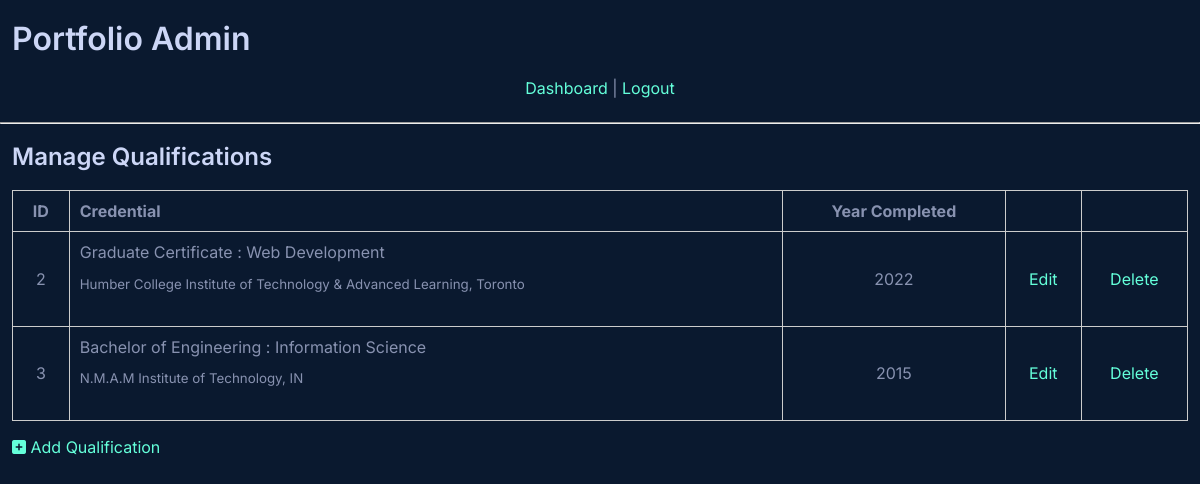
Screenshot of /admin/qualifications.php (signed in) with the database file from the repository.
### tables this page shows
CREATE TABLE `qualifications` (
  `id` int(11) NOT NULL,
  `credential` varchar(100) NOT NULL,
  `details` varchar(100) NOT NULL,
  `yearCompleted` int(11) NOT NULL
);

### admin/qualifications.php (the view, shortened to what this page needs)
<?php
include( 'includes/database.php' );
include( 'includes/header.php' );
$query = 'SELECT *
  FROM qualifications
  ORDER BY yearCompleted DESC';
$result = mysqli_query( $connect, $query );
?>
<h2>Manage Qualifications</h2>
<table>
  <tr>
    <th align="center">ID</th>
    <th align="left">Credential</th>
    <th align="center">Year Completed</th>
    <th></th>
    <th></th>
  </tr>
  <?php while( $record = mysqli_fetch_assoc( $result ) ): ?>
    <tr>
      <td align="center"><?php echo $record['id']; ?></td>
      <td align="left">
        <?php echo htmlentities( $record['credential'] ); ?>
        <br>
        <small><?php echo $record['details']; ?></small>
      </td>
      <td align="center"><?php echo $record['yearCompleted']; ?></td>
      <td align="center"><a href="qualifications_edit.php?id=<?php echo $record['id']; ?>">Edit</i></a></td>
      <td align="center">
        <a href="qualifications.php?delete=<?php echo $record['id']; ?>" onclick="javascript:confirm('Are you sure you want to delete this project?');">Delete</i></a>
      </td>
    </tr>
  <?php endwhile; ?>
</table>
<p><a href="qualifications_add.php"><i class="fas fa-plus-square"></i> Add Qualification</a></p>
<?php
include( 'includes/footer.php' );
?>

### admin/styles.css (style rules this page uses)
:root { --green: #64ffda; --background: #0a192f; --dark-slate: #495670; }
html { box-sizing: border-box; width: 100%; scroll-behavior: smooth; }
*, *::before, *::after { box-sizing: inherit; }
body { margin: 0; background-color: var(--background); color: #8892b0; font-family: 'Inter', sans-serif; counter-reset: item section; height: 100%; animation: enablescroll 0.2 3s; }
h1, h2, h3, h4, h5, h6 { font-weight: 600; color: #ccd6f6; line-height: 1.1; }
p { margin-bottom: 24px; }
a { display: inline-block; }
a:link, a:active, a:hover, a:visited { text-decoration: none; color: var(--green); }
table { width: 100%; border: 1px solid #ccc; border-spacing: 0; border-collapse: collapse; }
td, th { border: 1px solid #ccc; padding: 10px; }
th { white-space: nowrap; }

### rows the page displays
qualifications: id "2", credential "Graduate Certificate : Web Development", details "Humber College Institute of Technology & Advanced Learning, Toronto", yearCompleted "2022"
qualifications: id "3", credential "Bachelor of Engineering : Information Science", details "N.M.A.M Institute of Technology, IN", yearCompleted "2015"
